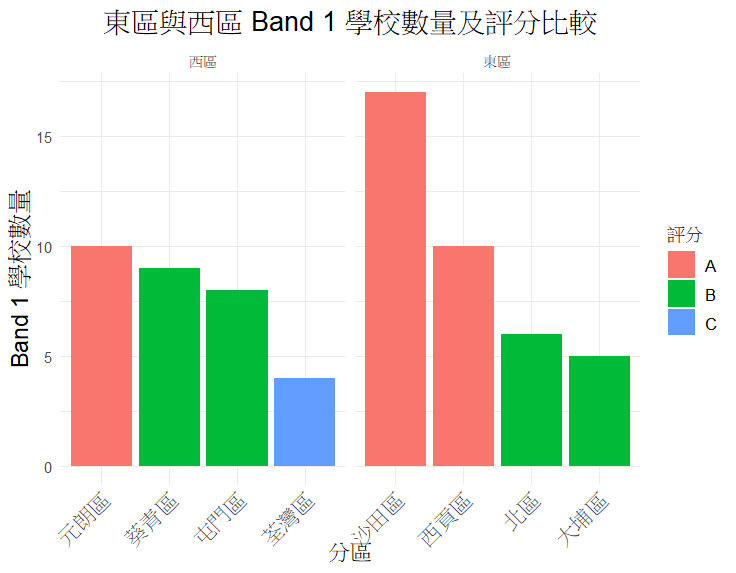

This figure's R source:
# 安裝所需的套件（如果尚未安裝）
if (!require(dplyr)) install.packages("dplyr")
if (!require(ggplot2)) install.packages("ggplot2")

# 載入套件
library(dplyr)
library(ggplot2)

# 設置工作目錄（如果需要）
# setwd("/Users/YourUsername/Desktop") # 修改為您的文件所在目錄

# 讀取兩個 CSV 文件
schools_west <- read.csv("school_west.csv", stringsAsFactors = FALSE)
schools_east <- read.csv("school_east.csv", stringsAsFactors = FALSE)

# 添加東、西標籤
schools_west <- schools_west %>% mutate(Region = "西區")
schools_east <- schools_east %>% mutate(Region = "東區")

# 合併東、西區數據
schools <- bind_rows(schools_west, schools_east)


# 確保 "收生" 欄位是字符型（避免出現因數類型數據問題）
schools$收生 <- as.character(schools$收生)

# 統計每個分區的 Band 1 學校數量，並按東/西區分組
district_band1_count <- schools %>%
  filter(收生 == "BAND 1") %>% # 只篩選 Band 1 的學校
  group_by(Region, 地區) %>%    # 按區域（東/西）和分區分組
  summarise(Band1Count = n()) %>% # 計算每個分區的 Band 1 學校數量
  mutate(Score = case_when(
    Band1Count >= 10 ~ "A", # 10 所以上 Band 1 評為 A
    Band1Count >= 5  ~ "B", # 5-9 所 Band 1 評為 B
    Band1Count >= 1  ~ "C", # 1-4 所 Band 1 評為 C
    TRUE             ~ "D"  # 沒有 Band 1 學校評為 D
  )) %>%
  arrange(Region, desc(Band1Count)) # 按區域和 Band 1 數量排序

# 查看結果
print(district_band1_count)

# 繪製東、西區 Band 1 學校數量的棒形圖
ggplot(district_band1_count, aes(x = reorder(地區, -Band1Count), y = Band1Count, fill = Score)) +
  geom_bar(stat = "identity") +
  facet_wrap(~ Region, scales = "free_x") + # 按東/西區分面顯示
  labs(
    title = "東區與西區 Band 1 學校數量及評分比較",
    x = "分區",
    y = "Band 1 學校數量",
    fill = "評分"
  ) +
  theme_minimal() +
  theme(
    plot.title = element_text(hjust = 0.5, size = 16),
    axis.text.x = element_text(angle = 45, hjust = 1, size = 10),
    axis.title = element_text(size = 14),
    legend.title = element_text(size = 12),
    legend.text = element_text(size = 10)
  )
